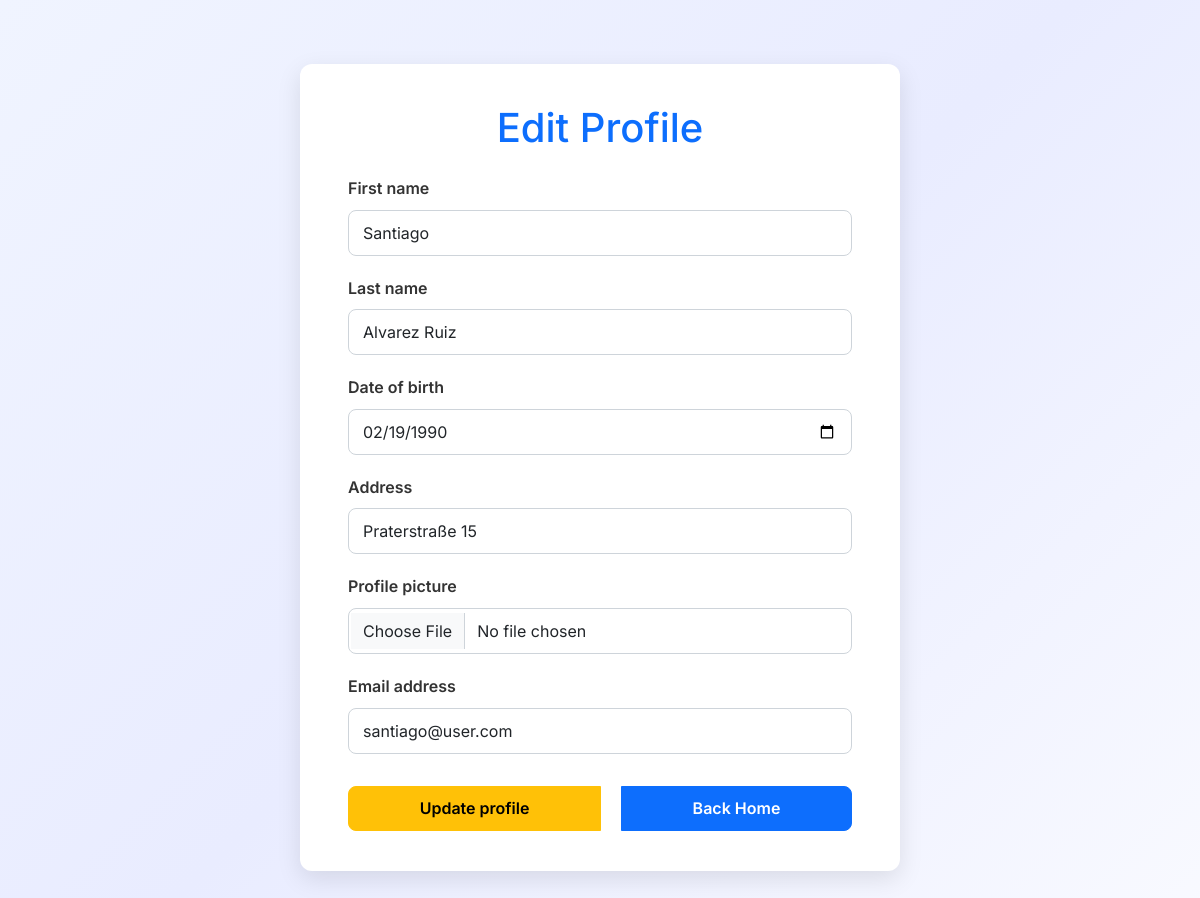
Screenshot of /update.php?id=16 (signed in) with the database file from the repository.
### tables this page shows
CREATE TABLE `user` (
  `id` int(11) NOT NULL,
  `fname` varchar(100) NOT NULL,
  `lname` varchar(120) NOT NULL,
  `email` varchar(150) NOT NULL,
  `date_of_birth` date NOT NULL,
  `address` varchar(150) NOT NULL,
  `picture` varchar(255) NOT NULL,
  `password` varchar(255) NOT NULL,
  `status` enum('user','admin') DEFAULT 'user'
);

### update.php (the view, shortened to what this page needs)
<?php
require_once "db_connect.php";
$id = $_GET["id"];
$sql = "SELECT * FROM `user` WHERE id =$id";
$result = mysqli_query($connect, $sql);
$row = mysqli_fetch_assoc($result);
$backBtn = "home.php";
?>
<!DOCTYPE html>
<html lang="en">
<head>
    <link href="https://cdn.jsdelivr.net/npm/bootstrap@5.3.0/dist/css/bootstrap.min.css" rel="stylesheet"
>
    <link rel="stylesheet" href="css/styles.css">
</head>
<body>
    <div class="form-card">
        <h1 class="text-center text-primary mb-4">Edit Profile</h1>
        <form method="post" autocomplete="off" enctype="multipart/form-data">
            <div class="mb-3 mt-3">
                <label for="fname" class="form-label">First name</label>
                <input type="text" class="form-control" id="fname" name="fname" value="<?= $row["fname"] ?>">
            </div>
            <div class="mb-3">
                <label for="lname" class="form-label">Last name</label>
                <input type="text" class="form-control" id="lname" name="lname" value="<?= $row["lname"] ?>">
            </div>
            <div class="mb-3">
                <label for="date" class="form-label">Date of birth</label>
                <input type="date" class="form-control" id="date" name="date_of_birth" value="<?= $row["date_of_birth"] ?>">
            </div>
            <div class="mb-3">
                <label for="address" class="form-label">Address</label>
                <input type="text" class="form-control" id="address" name="address" value="<?= $row["address"] ?>">
            </div>
            <div class="mb-3">
                <label for="picture" class="form-label">Profile picture</label>
                <input type="file" class="form-control" id="picture" name="picture">
            </div>
            <div class="mb-3">
                <label for="email" class="form-label">Email address</label>
                <input type="email" class="form-control" id="email" name="email" value="<?= $row["email"] ?>">
            </div>
            <div class="btn-group">
                <button name="update" type="submit" class="btn btn-warning">Update profile</button>
                <a href="<?= $backBtn ?>" class="btn btn-primary">Back Home</a>
            </div>
        </form>
    </div>
</body>
</html>

### css/styles.css (style rules this page uses)
body { font-family: 'Inter', -apple-system, BlinkMacSystemFont, 'Segoe UI', Roboto, Oxygen, Ubuntu, Cantarell, 'Open Sans', 'Helvetica Neue', sans-serif; color: #333; line-height: 1.6; background: linear-gradient(135deg, #f0f4ff, #e9ecff, #f9faff); transition: background 0.3s ease; min-height: 100vh; padding: 1rem; background-color: #f0f4ff; }
.form-card { max-width: 600px; margin: 3rem auto 4rem; padding: 2.5rem 3rem; background: #fff; border-radius: 12px; box-shadow: 0 8px 25px rgb(0 0 0 / 0.1); transition: box-shadow 0.3s ease; }
.form-card label { font-weight: 600; color: #333; }
.form-card .form-control, .form-card .form-select, .form-card textarea { padding: 10px 14px; font-size: 1rem; border-radius: 8px; border: 1.8px solid #ced4da; transition: border-color 0.3s ease, box-shadow 0.3s ease; }
.form-card .mb-3 { margin-bottom: 1.25rem !important; }
.btn-group { margin-top: 2rem; display: flex; justify-content: center; gap: 1.3rem; }
.btn-group .btn { min-width: 140px; font-weight: 600; padding: 0.6rem 1.25rem; border-radius: 8px; transition: background-color 0.3s ease; }

### rows the page displays
user: fname "Santiago", lname "Alvarez Ruiz", date_of_birth "02/19/1990", address "Praterstraße 15", email "santiago@user.com"
